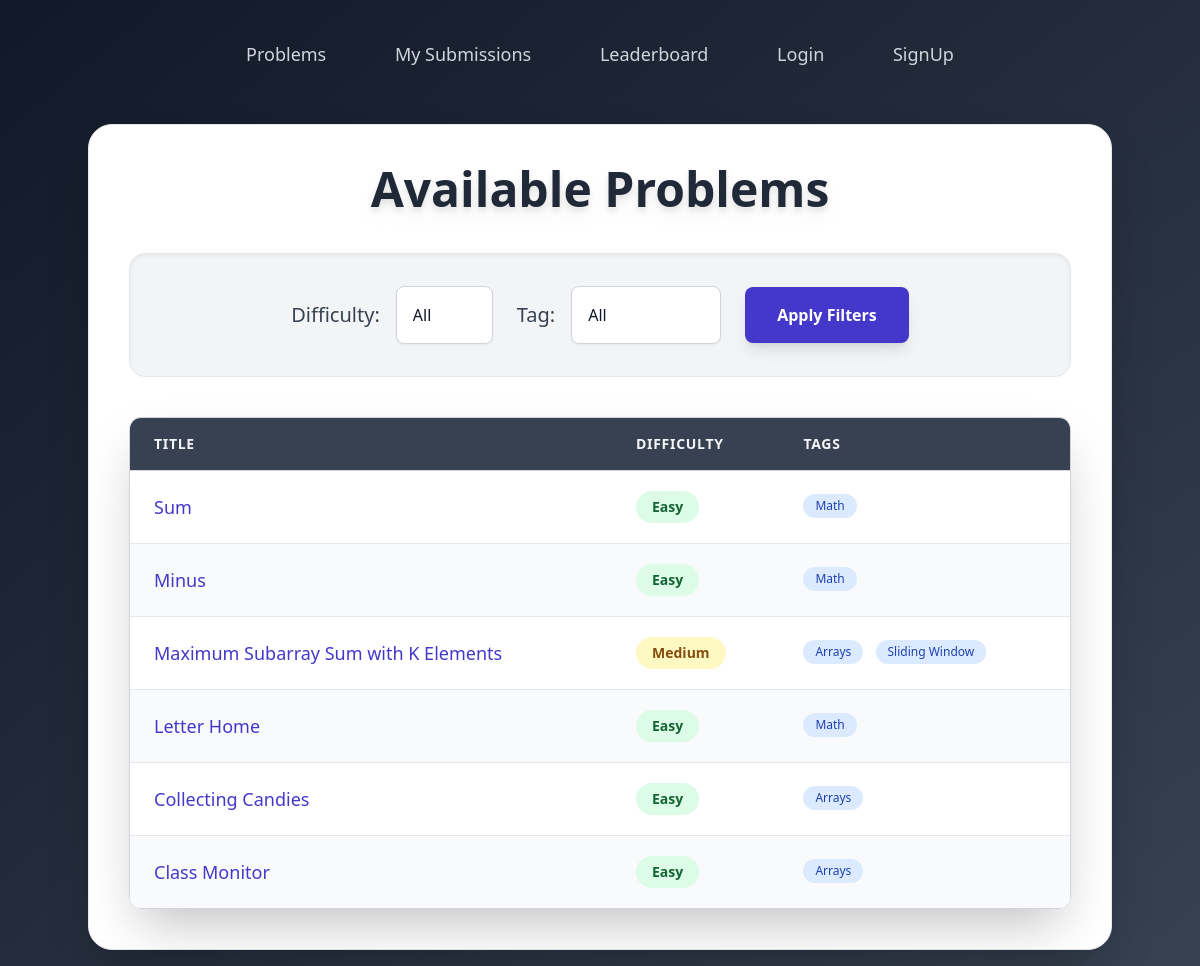
The page / on the database its author committed.
### problems/models.py (models this page shows, shortened)
class Problem(models.Model):
    DIFFICULTY_CHOICES = [
        ('Easy', 'Easy'),
        ('Medium', 'Medium'),
        ('Hard', 'Hard'),
    ]
    title = models.CharField(max_length=200)
    description = models.TextField()
    input_description = models.TextField()
    output_description = models.TextField()
    constraints = models.TextField()
    sample_input = models.TextField()
    sample_output = models.TextField()
    difficulty = models.CharField(max_length=10, choices=DIFFICULTY_CHOICES)
    tags = models.ManyToManyField(Tag, related_name='problems')
    slug = models.SlugField(unique=True)

class Tag(models.Model):
    name = models.CharField(max_length=50, unique=True)

### problems/views.py (the view)
# urls.py: path('', views.problem_list, name='problem_list'),
def problem_list(request):
    tag_name = request.GET.get('tag')
    difficulty = request.GET.get('difficulty')
    problems = Problem.objects.all()
    if tag_name:
        problems = problems.filter(tags__name=tag_name)
    if difficulty:
        problems = problems.filter(difficulty=difficulty)
    tags = Tag.objects.all()
    return render(request, 'problems/problem_list.html', {
        'problems': problems,
        'tags': tags,
        'selected_tag': tag_name,
        'selected_difficulty': difficulty,
    })

### templates/problems/problem_list.html (shortened to what this page needs)
<!DOCTYPE html>
<html lang="en">
<head>
    <script src="https://cdn.tailwindcss.com"></script>
</head>
<body class="bg-gradient-to-br from-gray-900 to-gray-700 min-h-screen font-sans text-gray-100 flex flex-col items-center p-4">
    <header class="w-full max-w-6xl flex justify-center py-6 mb-8">
        <nav class="space-x-8 text-lg font-medium">
            <a href="/" class="text-gray-300 hover:text-white transition duration-200 ease-in-out px-4 py-2 rounded-lg">Problems</a>
            <a href="/submissions/history/" class="text-gray-300 hover:text-white transition duration-200 ease-in-out px-4 py-2 rounded-lg">My Submissions</a>
            <a href="/submissions/leaderboard/" class="text-gray-300 hover:text-white transition duration-200 ease-in-out px-4 py-2 rounded-lg">Leaderboard</a>
            {% if user.is_authenticated %}
                <a href="/logout/" class="text-gray-300 hover:text-white transition duration-200 ease-in-out px-4 py-2 rounded-lg">Logout</a>
            {% else %}
                <a href="/accounts/login/" class="text-gray-300 hover:text-white transition duration-200 ease-in-out px-4 py-2 rounded-lg">Login</a>
                <a href="/account/registrations/" class="text-gray-300 hover:text-white transition duration-200 ease-in-out px-4 py-2 rounded-lg">SignUp</a>
            {% endif %}
        </nav>
    </header>
    <div class="bg-white p-10 rounded-3xl shadow-2xl w-full max-w-5xl border border-gray-200">
        <h2 class="text-5xl font-extrabold text-center text-gray-800 mb-10 drop-shadow-lg">Available Problems</h2>
        <form method="get" class="mb-10 p-8 bg-gray-100 rounded-2xl shadow-inner border border-gray-200 flex flex-col md:flex-row items-center justify-center gap-6">
            <div class="flex flex-col sm:flex-row items-center gap-4 w-full md:w-auto">
                <label for="difficulty" class="text-xl font-medium text-gray-700 whitespace-nowrap">Difficulty:</label>
                <select name="difficulty" id="difficulty" class="flex-grow md:max-w-[150px] p-4 border border-gray-300 rounded-lg shadow-sm focus:ring-indigo-600 focus:border-indigo-600 bg-white text-gray-900 appearance-none transition-all duration-200 hover:border-gray-400 cursor-pointer">
                    <option value="">All</option>
                </select>
            </div>
            <div class="flex flex-col sm:flex-row items-center gap-4 w-full md:w-auto">
                <label for="tag" class="text-xl font-medium text-gray-700 whitespace-nowrap">Tag:</label>
                <select name="tag" id="tag" class="flex-grow md:max-w-[150px] p-4 border border-gray-300 rounded-lg shadow-sm focus:ring-indigo-600 focus:border-indigo-600 bg-white text-gray-900 appearance-none transition-all duration-200 hover:border-gray-400 cursor-pointer">
                    <option value="">All</option>
                </select>
            </div>
            <button type="submit" class="w-full md:w-auto px-8 py-4 bg-indigo-700 text-white font-semibold rounded-lg shadow-lg hover:bg-indigo-800 focus:outline-none focus:ring-2 focus:ring-indigo-600 focus:ring-offset-2 transition-all duration-300 transform hover:scale-105 active:scale-95">
                Apply Filters
            </button>
        </form>
        <div class="overflow-x-auto shadow-2xl rounded-xl border border-gray-300">
            <table class="min-w-full divide-y divide-gray-300">
                <thead class="bg-gray-700">
                    <tr>
                        <th scope="col" class="px-6 py-4 text-left text-sm font-semibold text-gray-100 uppercase tracking-wider">
                            Title
                        </th>
                        <th scope="col" class="px-6 py-4 text-left text-sm font-semibold text-gray-100 uppercase tracking-wider">
                            Difficulty
                        </th>
                        <th scope="col" class="px-6 py-4 text-left text-sm font-semibold text-gray-100 uppercase tracking-wider">
                            Tags
                        </th>
                    </tr>
                </thead>
                <tbody class="bg-white divide-y divide-gray-200">
                    {% for problem in problems %}
                    <tr class="{% cycle 'bg-white' 'bg-gray-50' %} hover:bg-gray-100 transition duration-150 ease-in-out">
                        <td class="px-6 py-5 whitespace-nowrap text-lg font-medium text-indigo-700">
                            <a href="{% url 'problem_detail' problem.slug %}" class="hover:underline">
                                {{ problem.title }}
                            </a>
                        </td>
                        <td class="px-6 py-5 whitespace-nowrap">
                            <span class="inline-flex items-center px-4 py-1.5 rounded-full text-sm font-semibold
                                {% if problem.difficulty == 'Easy' %}
                                    bg-green-100 text-green-800
                                {% elif problem.difficulty == 'Medium' %}
                                    bg-yellow-100 text-yellow-800
                                {% elif problem.difficulty == 'Hard' %}
                                    bg-red-100 text-red-800
                                {% else %}
                                    bg-gray-200 text-gray-800
                                {% endif %}">
                                {{ problem.difficulty }}
                            </span>
                        </td>
                        <td class="px-6 py-5 whitespace-nowrap text-base text-gray-700">
                            {% for tag in problem.tags.all %}
                                <span class="inline-flex items-center px-3 py-1 rounded-full text-xs font-medium bg-blue-100 text-blue-800 mr-2 mb-1">
                                    {{ tag.name }}
                                </span>
                            {% endfor %}
                        </td>
                    </tr>
                    {% endfor %}
                </tbody>
            </table>
        </div>
    </div>
</body>
</html>

### rows shown on the page
Problem: title "Sum", difficulty "Easy"
Tag: name "Math"
Problem: title "Minus", difficulty "Easy"
Problem: title "Maximum Subarray Sum with K Elements", difficulty "Medium"
Tag: name "Arrays"
Tag: name "Sliding Window"
Problem: title "Letter Home", difficulty "Easy"
Problem: title "Collecting Candies", difficulty "Easy"
Problem: title "Class Monitor", difficulty "Easy"
